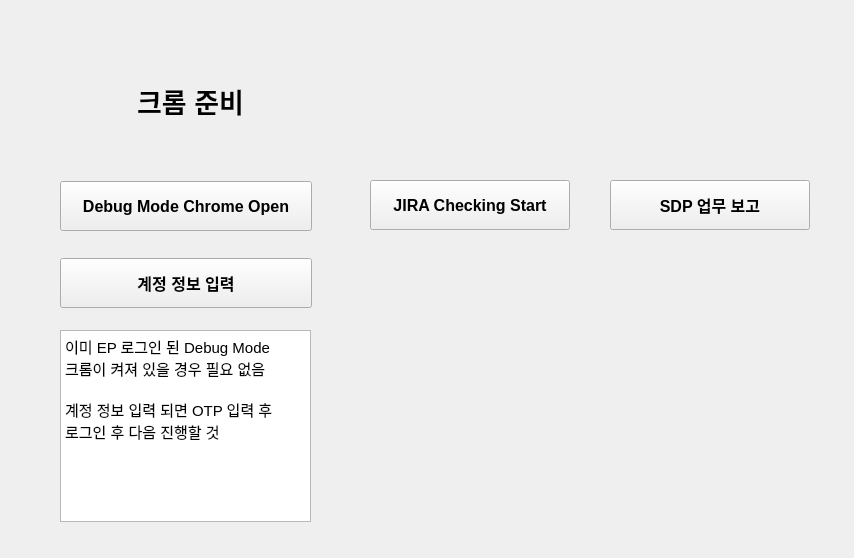
<?xml version="1.0" encoding="UTF-8"?>
<ui version="4.0">
 <class>Form</class>
 <widget class="QWidget" name="Form">
  <property name="geometry">
   <rect>
    <x>0</x>
    <y>0</y>
    <width>854</width>
    <height>558</height>
   </rect>
  </property>
  <property name="windowTitle">
   <string>Form</string>
  </property>
  <widget class="QWidget" name="verticalLayoutWidget">
   <property name="geometry">
    <rect>
     <x>60</x>
     <y>160</y>
     <width>252</width>
     <height>171</height>
    </rect>
   </property>
   <layout class="QVBoxLayout" name="verticalLayout">
    <item>
     <widget class="QPushButton" name="debugChromeOpenBtn">
      <property name="minimumSize">
       <size>
        <width>250</width>
        <height>50</height>
       </size>
      </property>
      <property name="font">
       <font>
        <pointsize>12</pointsize>
        <bold>true</bold>
       </font>
      </property>
      <property name="cursor">
       <cursorShape>PointingHandCursor</cursorShape>
      </property>
      <property name="text">
       <string>Debug Mode Chrome Open</string>
      </property>
     </widget>
    </item>
    <item>
     <widget class="QPushButton" name="EnterEpCount">
      <property name="minimumSize">
       <size>
        <width>250</width>
        <height>50</height>
       </size>
      </property>
      <property name="font">
       <font>
        <pointsize>12</pointsize>
        <bold>true</bold>
       </font>
      </property>
      <property name="cursor">
       <cursorShape>PointingHandCursor</cursorShape>
      </property>
      <property name="text">
       <string>계정 정보 입력</string>
      </property>
     </widget>
    </item>
   </layout>
  </widget>
  <widget class="QLabel" name="devLabel_2">
   <property name="geometry">
    <rect>
     <x>130</x>
     <y>80</y>
     <width>121</width>
     <height>41</height>
    </rect>
   </property>
   <property name="font">
    <font>
     <pointsize>20</pointsize>
     <bold>true</bold>
    </font>
   </property>
   <property name="text">
    <string>크롬 준비</string>
   </property>
   <property name="alignment">
    <set>Qt::AlignmentFlag::AlignCenter</set>
   </property>
  </widget>
  <widget class="QTextBrowser" name="textBrowser">
   <property name="geometry">
    <rect>
     <x>60</x>
     <y>330</y>
     <width>251</width>
     <height>192</height>
    </rect>
   </property>
   <property name="html">
    <string>&lt;!DOCTYPE HTML PUBLIC &quot;-//W3C//DTD HTML 4.0//EN&quot; &quot;http://www.w3.org/TR/REC-html40/strict.dtd&quot;&gt;
&lt;html&gt;&lt;head&gt;&lt;meta name=&quot;qrichtext&quot; content=&quot;1&quot; /&gt;&lt;meta charset=&quot;utf-8&quot; /&gt;&lt;style type=&quot;text/css&quot;&gt;
p, li { white-space: pre-wrap; }
hr { height: 1px; border-width: 0; }
li.unchecked::marker { content: &quot;\2610&quot;; }
li.checked::marker { content: &quot;\2612&quot;; }
&lt;/style&gt;&lt;/head&gt;&lt;body style=&quot; font-family:'맑은 고딕'; font-size:9pt; font-weight:400; font-style:normal;&quot;&gt;
&lt;p style=&quot; margin-top:0px; margin-bottom:0px; margin-left:0px; margin-right:0px; -qt-block-indent:0; text-indent:0px;&quot;&gt;&lt;span style=&quot; font-size:11pt;&quot;&gt;이미 EP 로그인 된 Debug Mode 크롬이 켜져 있을 경우 필요 없음&lt;/span&gt;&lt;/p&gt;
&lt;p style=&quot;-qt-paragraph-type:empty; margin-top:0px; margin-bottom:0px; margin-left:0px; margin-right:0px; -qt-block-indent:0; text-indent:0px; font-size:11pt;&quot;&gt;&lt;br /&gt;&lt;/p&gt;
&lt;p style=&quot; margin-top:0px; margin-bottom:0px; margin-left:0px; margin-right:0px; -qt-block-indent:0; text-indent:0px;&quot;&gt;&lt;span style=&quot; font-size:11pt;&quot;&gt;계정 정보 입력 되면 OTP 입력 후 로그인 후 다음 진행할 것&lt;/span&gt;&lt;/p&gt;&lt;/body&gt;&lt;/html&gt;</string>
   </property>
  </widget>
  <widget class="QPushButton" name="jiraCheckingBtn">
   <property name="geometry">
    <rect>
     <x>370</x>
     <y>180</y>
     <width>200</width>
     <height>50</height>
    </rect>
   </property>
   <property name="minimumSize">
    <size>
     <width>200</width>
     <height>50</height>
    </size>
   </property>
   <property name="font">
    <font>
     <pointsize>12</pointsize>
     <bold>true</bold>
    </font>
   </property>
   <property name="cursor">
    <cursorShape>PointingHandCursor</cursorShape>
   </property>
   <property name="text">
    <string>JIRA Checking Start</string>
   </property>
  </widget>
  <widget class="QPushButton" name="prodAcsLoginBtn_2">
   <property name="geometry">
    <rect>
     <x>610</x>
     <y>180</y>
     <width>200</width>
     <height>50</height>
    </rect>
   </property>
   <property name="minimumSize">
    <size>
     <width>200</width>
     <height>50</height>
    </size>
   </property>
   <property name="font">
    <font>
     <pointsize>12</pointsize>
     <bold>true</bold>
    </font>
   </property>
   <property name="cursor">
    <cursorShape>PointingHandCursor</cursorShape>
   </property>
   <property name="text">
    <string>SDP 업무 보고</string>
   </property>
  </widget>
 </widget>
 <resources/>
 <connections/>
</ui>
